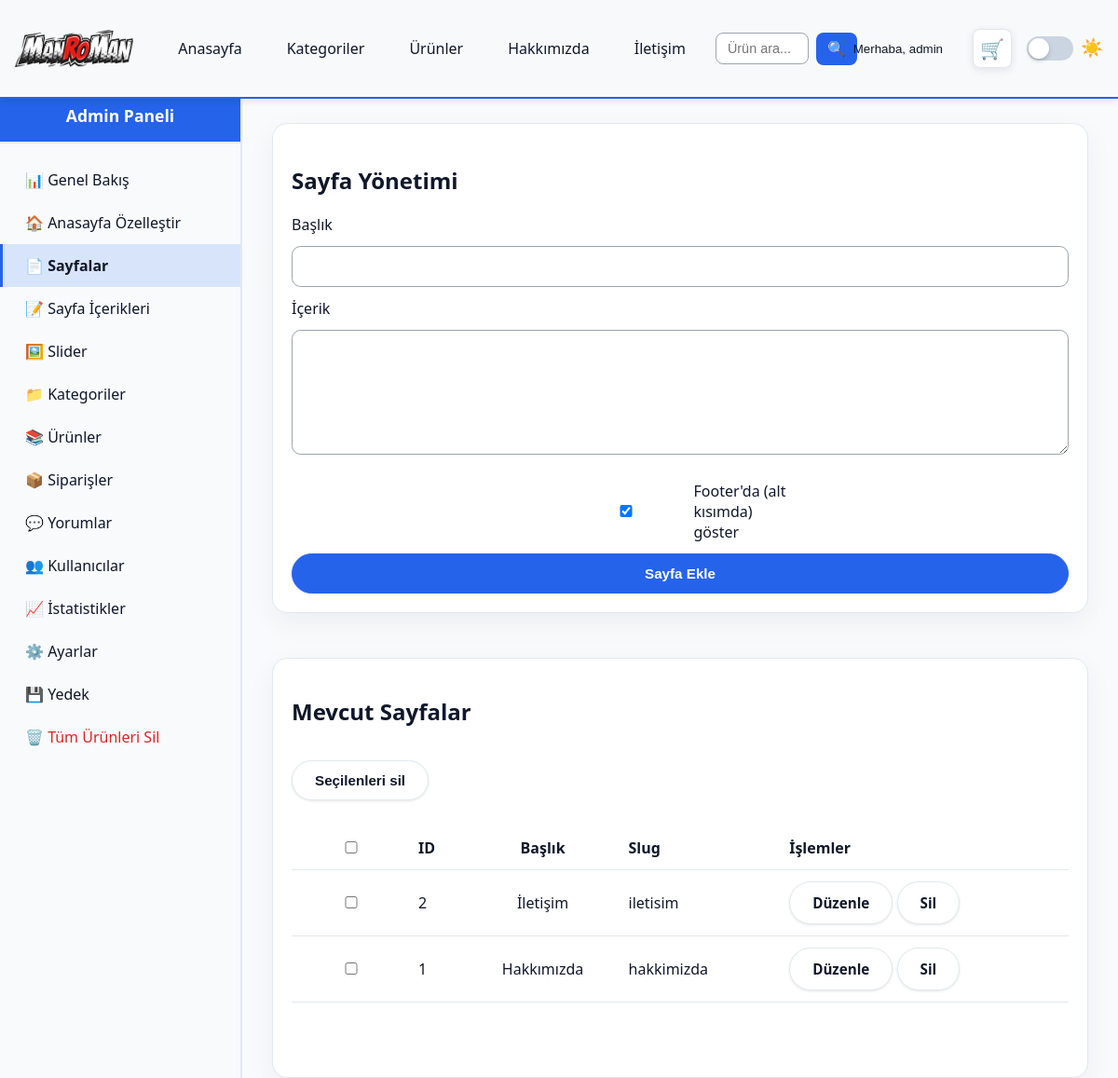
Screenshot of /admin/pages.php (signed in) with the database file from the repository.
### tables this page shows
CREATE TABLE `pages` (
  `id` int(10) UNSIGNED NOT NULL,
  `title` varchar(150) NOT NULL,
  `slug` varchar(160) NOT NULL,
  `content` text DEFAULT NULL,
  `created_at` timestamp NOT NULL DEFAULT current_timestamp()
);

### functions.php (called while the page is built, shortened)
<?php
function sanitize(string $value): string
{
    return htmlspecialchars($value, ENT_QUOTES, 'UTF-8');
}
function getPages(PDO $pdo): array
{
    $statement = $pdo->query('SELECT id, title, slug FROM pages ORDER BY id DESC');
    return $statement->fetchAll();
}

### admin/pages.php (the view, shortened to what this page needs)
<?php
require __DIR__ . '/../config.php';
$editingPage = null;
include __DIR__ . '/partials/header.php';
?>
<section class="card" style="margin-top: 2rem; padding-top: 1.5rem;">
    <h1>Sayfa Yönetimi</h1>
    <form method="post">
        <label for="title">Başlık</label>
        <input id="title" name="title" value="<?php echo sanitize($editingPage['title'] ?? ($_POST['title'] ?? '')); ?>" required>
        <label for="content">İçerik</label>
        <textarea id="content" name="content" rows="6"><?php echo sanitize($editingPage['content'] ?? ($_POST['content'] ?? '')); ?></textarea>
        <?php
        $showInFooter = true;
        ?>
        <div style="margin-top: 1rem; display: flex; justify-content: center;">
            <label style="display: flex; align-items: center; gap: 0.5rem; cursor: pointer;">
                <input type="checkbox" name="show_in_footer" value="1" <?php echo $showInFooter ? 'checked' : ''; ?>>
                <span>Footer'da (alt kısımda) göster</span>
            </label>
        </div>
        <button class="btn btn-primary" type="submit">
            <?php echo $editingPage ? 'Sayfayı Güncelle' : 'Sayfa Ekle'; ?>
        </button>
    </form>
</section>
<section class="card" style="margin-top: 3rem; margin-bottom: 3rem; padding-bottom: 3rem;">
    <h2>Mevcut Sayfalar</h2>
    <?php if ($pages): ?>
        <form method="post" id="bulk-pages-form" onsubmit="return confirm('Seçili sayfaları silmek istediğinize emin misiniz?');">
            <p style="margin-bottom: 1rem;">
                <button type="submit" class="btn" id="bulk-delete-btn" disabled>Seçilenleri sil</button>
            </p>
        <table>
            <thead>
            <tr>
                <th style="width: 2.5rem;">
                    <input type="checkbox" id="select-all" title="Tümünü seç / seçimi kaldır" aria-label="Tümünü seç">
                </th>
                <th>ID</th>
                <th>Başlık</th>
                <th>Slug</th>
                <th>İşlemler</th>
            </tr>
            </thead>
            <tbody>
            <?php foreach ($pages as $page): ?>
                <tr>
                    <td>
                        <input type="checkbox" name="ids[]" value="<?php echo (int) $page['id']; ?>" class="page-checkbox">
                    </td>
                    <td><?php echo $page['id']; ?></td>
                    <td><?php echo sanitize($page['title']); ?></td>
                    <td><?php echo sanitize($page['slug']); ?></td>
                    <td>
                        <a class="btn" href="pages.php?edit_id=<?php echo $page['id']; ?>">Düzenle</a>
                        <a class="btn" href="pages.php?islem=sil&id=<?php echo $page['id']; ?>"
                           onclick="return confirm('Silmek istediğinize emin misiniz?');">Sil</a>
                    </td>
                </tr>
            <?php endforeach; ?>
            </tbody>
        </table>
        </form>
    <?php else: ?>
        <p>Henüz sayfa yok.</p>
    <?php endif; ?>
</section>
<?php
include __DIR__ . '/partials/footer.php';
?>

### assets/css/styles.css (style rules this page uses)
:root { --primary: #2563eb; --primary-dark: #1d4ed8; --light: #f8fafc; --text: #0f172a; --muted: #64748b; --border: #e2e8f0; }
* { box-sizing: border-box; }
html, body { height: 100%; margin: 0; }
body { font-family: 'Segoe UI', Tahoma, Geneva, Verdana, sans-serif; background: var(--light); color: var(--text); display: flex; flex-direction: column; padding-top: 80px; }
@media (min-width: 769px) { .admin-content table th:nth-child(3) { text-align: center !important; } }
@media (min-width: 769px) { .admin-content table td:has(img.product-thumbnail), .admin-content table td:nth-child(3) { text-align: center !important; vertical-align: middle !important; padding: 0.75rem 0.5rem !important; } }
.admin-panel table tbody td:first-child { width: 120px; min-width: 120px; padding: 0.75rem; }
.btn { display: inline-block; padding: 0.75rem 1.5rem; border-radius: 999px; border: 1px solid var(--border); cursor: pointer; font-weight: 600; text-decoration: none; transition: all 0.2s ease; font-size: 0.95rem; background: white; color: var(--text); box-shadow: 0 1px 3px rgba(0, 0, 0, 0.1); }
.btn-primary { background: var(--primary); color: white; border: 1px solid var(--primary); }
.card form { margin: 0; padding: 0; }
.card { background: white; padding: 1.25rem; border-radius: 1rem; box-shadow: 0 10px 30px rgba(15, 23, 42, 0.05); border: 1px solid var(--border); display: flex; flex-direction: column; }
form { display: grid; gap: 0.75rem; }
input, textarea, select { width: 100%; padding: 0.75rem; border-radius: 0.6rem; border: 1px solid var(--border); font-size: 1rem; background: white; }
input:not([type="radio"]):not([type="checkbox"]):not([type="file"]):not([type="submit"]):not([type="button"]):not([type="reset"]):not([type="hidden"]), textarea, select, .form-control, .form-select { border: 1px solid #9ca3af !important; border-width: 1px !important; }
textarea { resize: vertical; min-height: 80px; }
.admin-content table, .admin-content .table-responsive, .admin-content section:last-child table { margin-bottom: 2rem !important; }
table { width: 100%; border-collapse: collapse; background: white; border-radius: 1rem; overflow: hidden; }
th, td { padding: 0.75rem 1rem; border-bottom: 1px solid var(--border); text-align: left; }

### assets/css/final_override.css (style rules this page uses)
.admin-content .card:has(table), .admin-content section:has(table), .admin-content .table-responsive, .admin-content > table, .admin-content table, table { overflow-x: auto !important; -webkit-overflow-scrolling: touch !important; width: 100% !important; }
.admin-content .card:has(table), .admin-content section:has(table), .admin-content .table-responsive { display: block !important; width: 100% !important; max-width: 100% !important; }
.admin-content table, .admin-content .card table, .admin-content section table { display: table !important; width: 100% !important; min-width: 100% !important; table-layout: auto !important; border-collapse: collapse !important; }
@media (min-width: 769px) { .admin-content table td, .admin-content table th { vertical-align: middle !important; } }
.admin-content table, .admin-content .table-responsive, .admin-content section:last-child table { margin-bottom: 2rem !important; }

### admin/partials/header.php (style rules this page uses)
body.admin-panel { display: flex; padding-top: 0; min-height: 100vh; }

### rows the page displays
pages: id "2", title "İletişim", slug "iletisim"
pages: id "1", title "Hakkımızda", slug "hakkimizda"

### other values shown
$adminName "admin"
